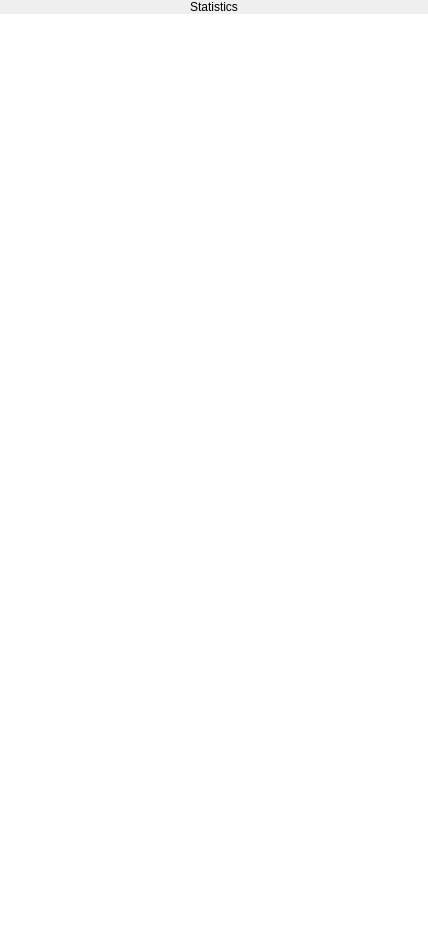
<?xml version="1.0" encoding="UTF-8"?>
<ui version="4.0">
 <class>Statistics</class>
 <widget class="QWidget" name="Statistics">
  <property name="geometry">
   <rect>
    <x>0</x>
    <y>0</y>
    <width>428</width>
    <height>926</height>
   </rect>
  </property>
  <property name="windowTitle">
   <string>Form</string>
  </property>
  <layout class="QVBoxLayout" name="verticalLayout">
   <property name="spacing">
    <number>0</number>
   </property>
   <property name="leftMargin">
    <number>0</number>
   </property>
   <property name="topMargin">
    <number>0</number>
   </property>
   <property name="rightMargin">
    <number>0</number>
   </property>
   <property name="bottomMargin">
    <number>0</number>
   </property>
   <item>
    <widget class="DapGuiWidget" name="Background">
     <property name="cssStyle">
      <string>backgroundcolor</string>
     </property>
     <layout class="QVBoxLayout" name="verticalLayout_2">
      <property name="spacing">
       <number>0</number>
      </property>
      <property name="leftMargin">
       <number>0</number>
      </property>
      <property name="topMargin">
       <number>0</number>
      </property>
      <property name="rightMargin">
       <number>0</number>
      </property>
      <property name="bottomMargin">
       <number>0</number>
      </property>
      <item>
       <widget class="DapGuiWidget" name="kelGuiWidget_4">
        <property name="cssStyle">
         <string>stat-top-spacer</string>
        </property>
       </widget>
      </item>
      <item>
       <widget class="DapGuiLabel" name="label">
        <property name="text">
         <string>Statistics</string>
        </property>
        <property name="alignment">
         <set>Qt::AlignCenter</set>
        </property>
        <property name="cssStyle">
         <string>stat-top-text-statistics font24 darkblue bold lato noborder nobackground</string>
        </property>
       </widget>
      </item>
      <item>
       <widget class="DapGuiWidget" name="kelGuiWidget_3">
        <property name="cssStyle">
         <string>stat-top-frame-spacer</string>
        </property>
       </widget>
      </item>
      <item>
       <layout class="QHBoxLayout" name="horizontalLayout">
        <property name="spacing">
         <number>0</number>
        </property>
        <item>
         <widget class="DapGuiWidget" name="frame">
          <property name="cssStyle">
           <string>stat-frame nobackground</string>
          </property>
          <layout class="QHBoxLayout" name="horizontalLayout_3">
           <property name="spacing">
            <number>0</number>
           </property>
           <property name="leftMargin">
            <number>0</number>
           </property>
           <property name="topMargin">
            <number>0</number>
           </property>
           <property name="rightMargin">
            <number>0</number>
           </property>
           <property name="bottomMargin">
            <number>0</number>
           </property>
           <item>
            <widget class="DapGuiGraphicsView" name="graphicsView">
             <property name="frameShape">
              <enum>QFrame::NoFrame</enum>
             </property>
             <property name="verticalScrollBarPolicy">
              <enum>Qt::ScrollBarAlwaysOff</enum>
             </property>
             <property name="horizontalScrollBarPolicy">
              <enum>Qt::ScrollBarAlwaysOff</enum>
             </property>
            </widget>
           </item>
          </layout>
         </widget>
        </item>
       </layout>
      </item>
      <item>
       <widget class="DapGuiWidget" name="kelGuiWidget_5">
        <property name="cssStyle">
         <string>stat-bottom-frame-spacer</string>
        </property>
       </widget>
      </item>
      <item>
       <layout class="QHBoxLayout" name="horizontalLayout_2">
        <property name="spacing">
         <number>0</number>
        </property>
        <item>
         <widget class="DapGuiWidget" name="kelGuiWidget_2">
          <property name="cssStyle">
           <string>nobackground</string>
          </property>
          <layout class="QGridLayout" name="gridLayout">
           <property name="leftMargin">
            <number>0</number>
           </property>
           <property name="topMargin">
            <number>0</number>
           </property>
           <property name="rightMargin">
            <number>0</number>
           </property>
           <property name="bottomMargin">
            <number>0</number>
           </property>
           <property name="spacing">
            <number>0</number>
           </property>
           <item row="4" column="1">
            <widget class="DapGuiButton" name="statPing">
             <property name="cssStyle">
              <string>stat-info nobackground</string>
             </property>
             <property name="mainText">
              <string>34 ms</string>
             </property>
             <property name="subText">
              <string>ping</string>
             </property>
             <property name="mainCssClass">
              <string>darkblue normal font24 lato noborder nobackground</string>
             </property>
             <property name="subCssClass">
              <string>gray uppercase font12 lato noborder nobackground</string>
             </property>
             <property name="leftCssClass">
              <string>darkblue normalbold font30 noborder nobackground</string>
             </property>
            </widget>
           </item>
           <item row="3" column="0">
            <widget class="DapGuiButton" name="statPackRec">
             <property name="cssStyle">
              <string>stat-info nobackground</string>
             </property>
             <property name="mainText">
              <string>454 086</string>
             </property>
             <property name="subText">
              <string>packets received</string>
             </property>
             <property name="mainCssClass">
              <string>darkblue normal font24 lato noborder nobackground</string>
             </property>
             <property name="subCssClass">
              <string>gray uppercase font12 lato noborder nobackground</string>
             </property>
             <property name="leftCssClass">
              <string>darkblue normalbold font30 noborder nobackground</string>
             </property>
            </widget>
           </item>
           <item row="3" column="1">
            <widget class="DapGuiButton" name="statPackSent">
             <property name="cssStyle">
              <string>stat-info nobackground</string>
             </property>
             <property name="mainText">
              <string>4 086</string>
             </property>
             <property name="subText">
              <string>packets sent</string>
             </property>
             <property name="mainCssClass">
              <string>darkblue normal font24 lato noborder nobackground</string>
             </property>
             <property name="subCssClass">
              <string>gray uppercase font12 lato noborder nobackground</string>
             </property>
             <property name="leftCssClass">
              <string>darkblue normalbold font30 noborder nobackground</string>
             </property>
            </widget>
           </item>
           <item row="4" column="0">
            <widget class="DapGuiButton" name="statUptime">
             <property name="cssStyle">
              <string>stat-info nobackground</string>
             </property>
             <property name="mainText">
              <string>146:7:27</string>
             </property>
             <property name="subText">
              <string>uptime</string>
             </property>
             <property name="mainCssClass">
              <string>darkblue normal font24 lato noborder nobackground</string>
             </property>
             <property name="subCssClass">
              <string>gray uppercase font12 lato noborder nobackground</string>
             </property>
             <property name="leftCssClass">
              <string>darkblue normalbold font30 noborder nobackground</string>
             </property>
            </widget>
           </item>
           <item row="1" column="1">
            <widget class="DapGuiButton" name="statUpSp">
             <property name="cssStyle">
              <string>stat-info nobackground</string>
             </property>
             <property name="mainText">
              <string>20 896 Mbps</string>
             </property>
             <property name="subText">
              <string>upload speed</string>
             </property>
             <property name="mainCssClass">
              <string>darkblue normal font24 lato noborder nobackground</string>
             </property>
             <property name="subCssClass">
              <string>gray uppercase font12 lato noborder nobackground</string>
             </property>
             <property name="leftCssClass">
              <string>darkblue normalbold font30 noborder nobackground</string>
             </property>
            </widget>
           </item>
           <item row="1" column="0">
            <widget class="DapGuiButton" name="statDownSp">
             <property name="cssStyle">
              <string>stat-info nobackground</string>
             </property>
             <property name="mainText">
              <string>10205 Mbps</string>
             </property>
             <property name="subText">
              <string>download speed</string>
             </property>
             <property name="mainCssClass">
              <string>darkblue normal font24 lato noborder nobackground</string>
             </property>
             <property name="subCssClass">
              <string>gray uppercase font12 lato noborder nobackground</string>
             </property>
             <property name="leftCssClass">
              <string>darkblue normalbold font30 noborder nobackground</string>
             </property>
            </widget>
           </item>
           <item row="2" column="1">
            <widget class="DapGuiButton" name="statBytesSent">
             <property name="cssStyle">
              <string>stat-info nobackground</string>
             </property>
             <property name="mainText">
              <string>20 896 Mb</string>
             </property>
             <property name="subText">
              <string>bytes sent</string>
             </property>
             <property name="mainCssClass">
              <string>darkblue normal font24 lato noborder nobackground</string>
             </property>
             <property name="subCssClass">
              <string>gray uppercase font12 lato noborder nobackground</string>
             </property>
             <property name="leftCssClass">
              <string>darkblue normalbold font30 noborder nobackground</string>
             </property>
            </widget>
           </item>
           <item row="2" column="0">
            <widget class="DapGuiButton" name="statBytesRec">
             <property name="cssStyle">
              <string>stat-info nobackground</string>
             </property>
             <property name="mainText">
              <string>29 896 Gb</string>
             </property>
             <property name="subText">
              <string>bytes received</string>
             </property>
             <property name="mainCssClass">
              <string>darkblue normal font24 lato noborder nobackground</string>
             </property>
             <property name="subCssClass">
              <string>gray uppercase font12 lato noborder nobackground</string>
             </property>
             <property name="leftCssClass">
              <string>darkblue normalbold font30 noborder nobackground</string>
             </property>
            </widget>
           </item>
          </layout>
         </widget>
        </item>
       </layout>
      </item>
      <item>
       <widget class="DapGuiWidget" name="kelGuiWidget">
        <property name="cssStyle">
         <string>footer</string>
        </property>
       </widget>
      </item>
     </layout>
    </widget>
   </item>
  </layout>
 </widget>
 <customwidgets>
  <customwidget>
   <class>DapGuiButton</class>
   <extends>QWidget</extends>
   <header>dapguibutton.h</header>
  </customwidget>
  <customwidget>
   <class>DapGuiLabel</class>
   <extends>QLabel</extends>
   <header>dapguilabel.h</header>
  </customwidget>
  <customwidget>
   <class>DapGuiWidget</class>
   <extends>QWidget</extends>
   <header>dapguiwidget.h</header>
   <container>1</container>
  </customwidget>
  <customwidget>
   <class>DapGuiGraphicsView</class>
   <extends>QGraphicsView</extends>
   <header>dapguigraphicsview.h</header>
  </customwidget>
 </customwidgets>
 <resources/>
 <connections/>
</ui>
